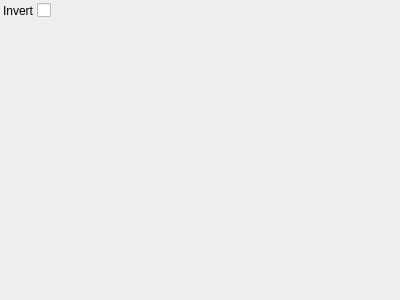
<?xml version="1.0" encoding="UTF-8"?>
<ui version="4.0">
 <class>MaskingParametersControlWidget</class>
 <widget class="QWidget" name="MaskingParametersControlWidget">
  <property name="geometry">
   <rect>
    <x>0</x>
    <y>0</y>
    <width>400</width>
    <height>300</height>
   </rect>
  </property>
  <property name="windowTitle">
   <string>MaskingParameters</string>
  </property>
   <layout class="QGridLayout" name="gridLayout">
    <property name="margin">
     <number>3</number>
    </property>
    <property name="spacing">
     <number>3</number>
    </property>
    <item row="0" column="0">
     <widget class="QLabel" name="label_0">
       <property name="text">
         <string>Invert</string>
       </property>
     </widget>
    </item>
    <item row="0" column="1">
     <widget class="QCheckBox" name="invertCheckBox">
       <property name="toolTip">
         <string>Invert</string>
       </property>
     </widget>
    </item>
   <item row="1" column="0">
    <spacer name="verticalSpacer">
     <property name="orientation">
      <enum>Qt::Vertical</enum>
     </property>
     <property name="sizeHint" stdset="0">
      <size>
       <width>0</width>
       <height>0</height>
      </size>
     </property>
    </spacer>
   </item>
   <item row="1" column="2">
    <spacer name="horizontalSpacer">
     <property name="orientation">
      <enum>Qt::Horizontal</enum>
     </property>
     <property name="sizeHint" stdset="0">
      <size>
       <width>0</width>
       <height>0</height>
      </size>
     </property>
    </spacer>
   </item>
  </layout>
 </widget>
 <layoutdefault spacing="3" margin="3"/>
 <resources/>
 <connections>
  <connection>
   <sender>invertCheckBox</sender>
   <signal>stateChanged(int)</signal>
   <receiver>MaskingParametersControlWidget</receiver>
   <slot>changeParameters()</slot>
  </connection>
 </connections>
 <slots>
  <slot>changeParameters()</slot>
 </slots>
 <customwidgets>
 </customwidgets>
</ui>
